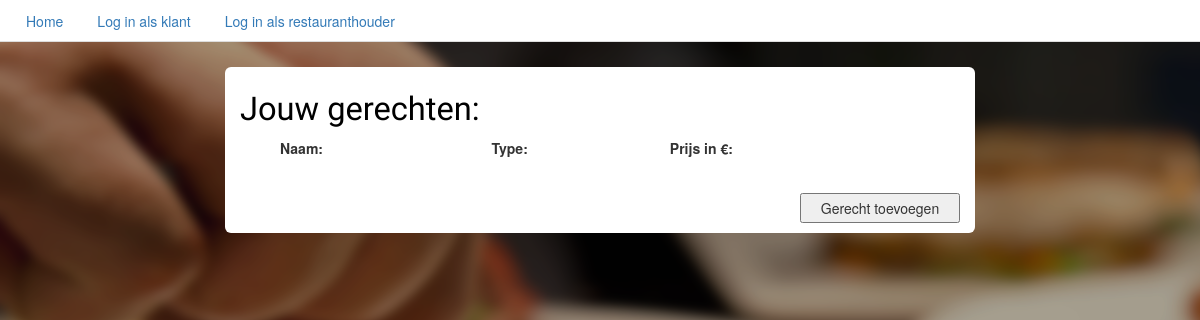
The page /CI/index.php/menu on the database as committed earlier.
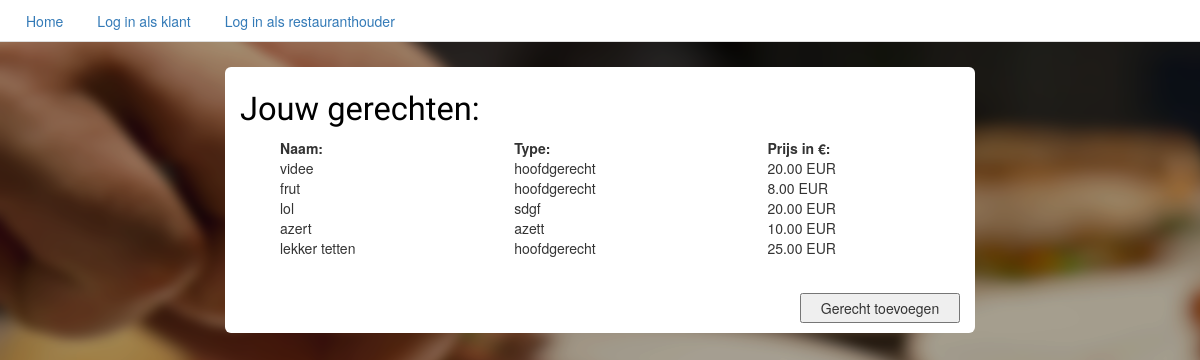
The same page on the database as committed later.
### tables this page shows
CREATE TABLE IF NOT EXISTS `tbl_menu` (
`gerechtid` int(11) NOT NULL,
  `resto_id` int(11) NOT NULL,
  `gerechtnaam` varchar(250) NOT NULL,
  `gerechttype` varchar(250) NOT NULL,
  `gerechtprijs` decimal(4,2) NOT NULL
);

### CI/application/controllers/menu.php (called while the page is built, shortened)
<?php if (!defined('BASEPATH')) exit('No direct script access allowed');
class menu extends CI_Controller {
function __Construct(){
   $this->load->database();
   $this->load->model('menu_model');
}
function index()
{
    $this->load->model("menu_model");
    $data['records'] = $this->menu_model->getAllRecords();
    $this->load->view("menu/menu_read", $data);
}
}
?>

### CI/index.php (called while the page is built, shortened)
<?php
require_once BASEPATH.'core/CodeIgniter.php';

### CI/application/models/menu_model.php (called while the page is built, shortened)
<?php if (!defined('BASEPATH')) exit('No direct script access allowed');
class menu_model extends CI_Model{
function getAllRecords()
{
    $q = $this->db->get("tbl_menu");
    if($q->num_rows() > 0)
    {
        return $q->result();
    }
    return array();
}
}
?>

### CI/application/views/menu/menu_read.php (the view, shortened to what this page needs)
<!DOCTYPE html>
<html>
<head>
    <link rel="stylesheet" href="https://maxcdn.bootstrapcdn.com/bootstrap/3.3.4/css/bootstrap.min.css">
    <link rel="stylesheet" type="text/css" href="<?php echo base_url(); ?>assets/stylesheets/styles.css"/>
<link rel="stylesheet" href="https://maxcdn.bootstrapcdn.com/bootstrap/3.3.4/css/bootstrap.min.css"/>
</head>
<body id="landingBody">
<?php
 if(null !==($this->session->userdata('logged_in')))
   {
     include_once(APPPATH.'/views/AdminNav.php');
   }
   else
   {
     include_once(APPPATH.'/views/MainNav.php');
   }
 ?>
 <div id="dashContainer7" class="dashContainer">
   <h2>Jouw gerechten:</h2>
    <table>
    <tr>
        <th>Naam:</th>
        <th>Type:</th>
        <th>Prijs in €:</th>
    </tr>
    <?php foreach($records as $row):?>
        <tr>
            <td><?=$row->gerechtnaam?></td>
            <td><?=$row->gerechttype?></td>
            <td><?=$row->gerechtprijs?> EUR</td>
        </tr>
    <?php endforeach;?>
    </table>
    <button type="button" name="btnAdd" id="btnAdd" value="Gerecht toevoegen" onclick="window.location.href='<?php echo base_url() ?>index.php/menu/adddish'">Gerecht toevoegen</button>
	</div>
</body>
</html>

### CI/application/views/MainNav.php (shortened to what this page needs)
<div class="row">
    <div class="span12">
     <ul class="nav nav-tabs">
          	<li> <a id="firstAnch" href="<?php echo site_url("fb_login/login");?>">Home</a></li>
            <li> <a href="<?php echo site_url("fb_login/login");?>">Log in als klant</a></li>
            <li> <a href="<?php echo site_url("user_authentication/user_login_show");?>">Log in als restauranthouder</a></li>
 </div>
    </div>

### CI/assets/stylesheets/styles.css (style rules this page uses)
#firstAnch { margin-left: 25px; }
.span12 { margin-bottom: 25px; max-width: 100%; background-color: white; }
#landingBody { background-image: url(../images/image1.png); overflow: hidden; background-size: auto; background-repeat: no-repeat; z-index: 999; }
.dashContainer { background-color: white; border-radius: 6px; min-width: 750px; max-width: 750px; margin-left: auto; margin-right: auto; padding-left: 15px; padding-right: 15px; padding-top: 0px; }
.dashContainer h2 { display: inline-block; font-family: 'Berkshire Swash', cursive; color: black; font-size: 2.33em; padding-top: 5px; }
.dashContainer button { float: right; display: inline-block; margin-top: 30px; height: 30px; width: 160px; }
.dashContainer table { margin-left: 40px; margin-right: auto; margin-bottom: 20px; width: 700px; }
#dashContainer7 button { display: inline-block; margin-top: 15px; }
#dashContainer7 { padding-bottom: 55px; }

Rows that differ between the two databases and show on the page:
added tbl_menu: gerechtnaam "videe", gerechttype "hoofdgerecht", gerechtprijs "20.00"
added tbl_menu: gerechtnaam "frut", gerechttype "hoofdgerecht", gerechtprijs "8.00"
added tbl_menu: gerechtnaam "lol", gerechttype "sdgf", gerechtprijs "20.00"
added tbl_menu: gerechtnaam "azert", gerechttype "azett", gerechtprijs "10.00"
added tbl_menu: gerechtnaam "lekker tetten", gerechttype "hoofdgerecht", gerechtprijs "25.00"
